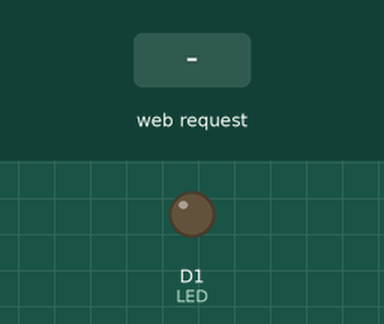
The sketch below on a simulated ESP8266 (Wemos D1 mini). Parts: output pins drawn as LEDs (lit = HIGH). The test bench sets the inputs (shaded band). WiFi joins after 1.5 s; servers stay silent unless stated; what the sketch prints to the serial monitor is not drawn.

Above: at 2.7 s.
2.8 s: HTTP request GET /on received
At 3.8 s:
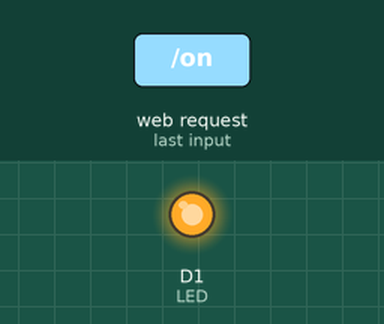
4.3 s: HTTP request GET /off received
At 5.0 s:
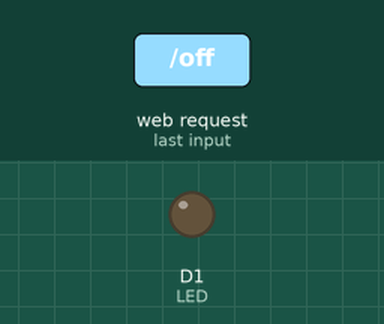
Timing chart, 0 to 7.3 s (numbered marks = the images above; inputs shaded):
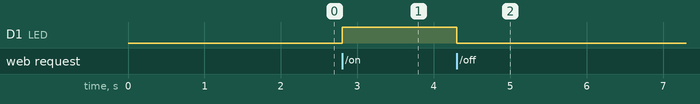

The sketch:

HELLO_IOT_MAKER.ino
```cpp
/*
 * Material necessário
 * 1 Led
 * 2 Resistência 220ohm
 * 1 Node MCU ou Wemos
 *
 * Montagem
 * Ligar o Anodo (+) ao pino D1 e ligar o Catodo(-) a um lado da resistência,
 * o outro lado da resistência deve ser ligado ao GND no Node MCU ou Wemos.
 *
 * Utilização
 * Abrir o Browser e colocar o IP atribuido pela rede Wi-Fi
 * Ex: http://192.168.187.107
 * Para ligar o Led http://192.168.187.107/on
 * Para desligar o Led http://192.168.187.107/off
 *
 * O Endereço IP pode ser consultado no Serial Monitor do Arduino IDE
 *
 * Desenvolvido por Bruno Horta @ 2017
 * Código livre pode ser editado e partilhado
 * http://www.movimentomaker.pt
 */
#include <ESP8266WiFi.h>
#include <WiFiClient.h>
#include <ESP8266WebServer.h>
#include <ESP8266mDNS.h>
#define LED  D1

const char* ssid = "IOT2017";
const char* password = "iot2017$";

ESP8266WebServer server(80);

void turnOn() {
  server.send(200, "text/html; charset=utf-8", "Maker o Led está ligado!");
  digitalWrite(LED, HIGH);
}
void turnOff() {
  server.send(200, "text/html; charset=utf-8", "Maker o Led está desligado");
  digitalWrite(LED, LOW);
}

void handleRoot() {
  server.send(200, "text/html; charset=utf-8", "Bem Vindo Maker!");
}

void handleNotFound(){
  server.send(404, "text/html; charset=utf-8", "Comando Inválido.");
}


void setup(void){
  pinMode(LED, OUTPUT);
  digitalWrite(LED, LOW);
  Serial.begin(115200);
  WiFi.begin(ssid, password);
  WiFi.mode(WIFI_STA);
  Serial.println(".");
  // Aguarda até estar ligado ao Wi-Fi
  while (WiFi.status() != WL_CONNECTED) {
    delay(500);
    Serial.print(".");
  }
  Serial.println("");
  Serial.print("Ligado a ");
  Serial.println(ssid);
  Serial.print("Endereço IP: ");
  Serial.println(WiFi.localIP());
  server.on("/", handleRoot);
  server.on("/on", turnOn);
  server.on("/off", turnOff);
  server.onNotFound(handleNotFound);
  server.begin();
  Serial.println("HTTP server iniciado.");
}

void loop(void){
  server.handleClient();
}
```

Measured:
- after the input at 2.8 s, D1 (LED): LOW → HIGH at once
- after the input at 4.3 s, D1 (LED): HIGH → LOW at once
